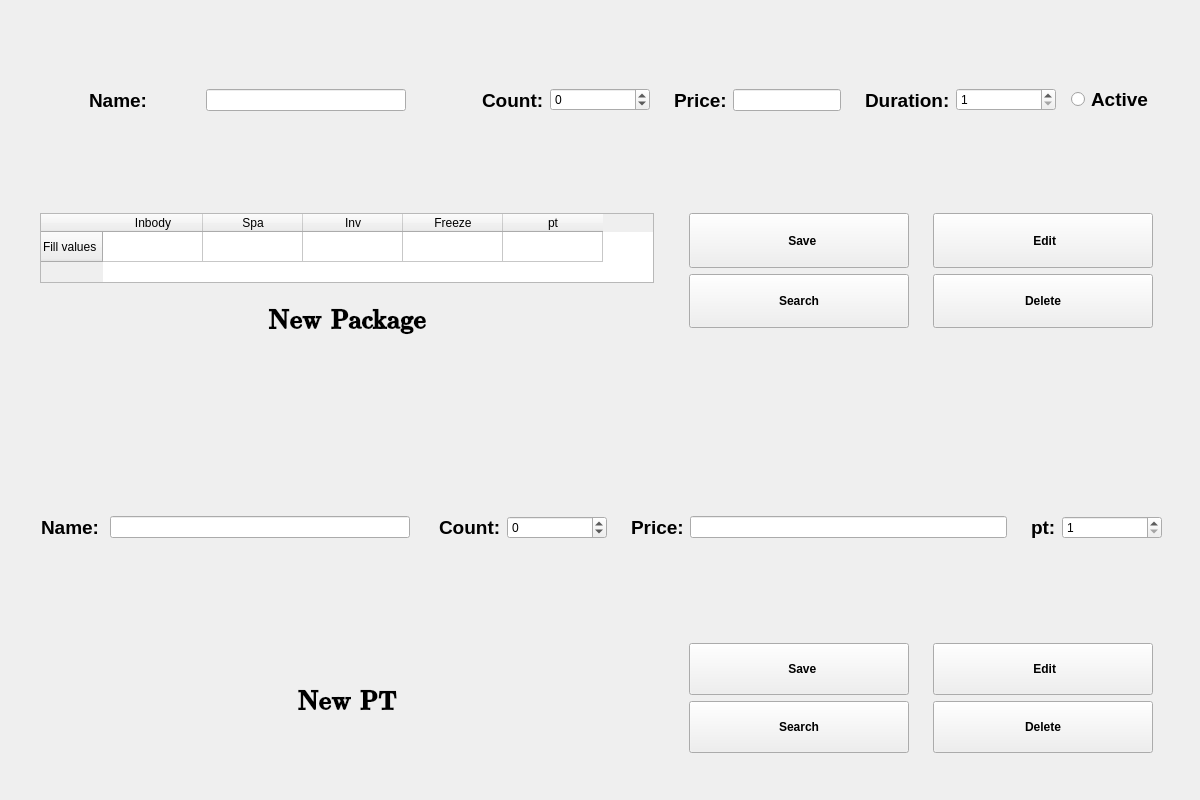
<?xml version="1.0" encoding="UTF-8"?>
<ui version="4.0">
 <class>packages</class>
 <widget class="QWidget" name="packages">
  <property name="geometry">
   <rect>
    <x>0</x>
    <y>0</y>
    <width>1200</width>
    <height>800</height>
   </rect>
  </property>
  <property name="minimumSize">
   <size>
    <width>1200</width>
    <height>800</height>
   </size>
  </property>
  <property name="maximumSize">
   <size>
    <width>1200</width>
    <height>801</height>
   </size>
  </property>
  <property name="windowTitle">
   <string>Form</string>
  </property>
  <layout class="QVBoxLayout" name="verticalLayout">
   <item>
    <widget class="QWidget" name="widget" native="true">
     <layout class="QVBoxLayout" name="verticalLayout_2">
      <item>
       <widget class="QWidget" name="widget_4" native="true">
        <layout class="QHBoxLayout" name="horizontalLayout">
         <item>
          <widget class="QWidget" name="widget_5" native="true">
           <layout class="QHBoxLayout" name="horizontalLayout_4">
            <item>
             <widget class="QLabel" name="label">
              <property name="minimumSize">
               <size>
                <width>60</width>
                <height>0</height>
               </size>
              </property>
              <property name="maximumSize">
               <size>
                <width>50</width>
                <height>16777215</height>
               </size>
              </property>
              <property name="font">
               <font>
                <pointsize>14</pointsize>
                <bold>true</bold>
               </font>
              </property>
              <property name="text">
               <string>Name:</string>
              </property>
             </widget>
            </item>
            <item>
             <widget class="QLineEdit" name="name">
              <property name="maximumSize">
               <size>
                <width>200</width>
                <height>16777215</height>
               </size>
              </property>
             </widget>
            </item>
           </layout>
          </widget>
         </item>
         <item>
          <widget class="QWidget" name="widget_6" native="true">
           <layout class="QHBoxLayout" name="horizontalLayout_5">
            <item>
             <widget class="QLabel" name="label_2">
              <property name="font">
               <font>
                <pointsize>14</pointsize>
                <bold>true</bold>
               </font>
              </property>
              <property name="text">
               <string>Count:</string>
              </property>
             </widget>
            </item>
            <item>
             <widget class="QSpinBox" name="count">
              <property name="minimumSize">
               <size>
                <width>100</width>
                <height>0</height>
               </size>
              </property>
              <property name="minimum">
               <number>-1</number>
              </property>
              <property name="maximum">
               <number>9999999</number>
              </property>
             </widget>
            </item>
           </layout>
          </widget>
         </item>
         <item>
          <widget class="QWidget" name="widget_7" native="true">
           <layout class="QHBoxLayout" name="horizontalLayout_6">
            <item>
             <widget class="QLabel" name="label_3">
              <property name="font">
               <font>
                <pointsize>14</pointsize>
                <bold>true</bold>
               </font>
              </property>
              <property name="text">
               <string>Price:</string>
              </property>
             </widget>
            </item>
            <item>
             <widget class="QLineEdit" name="price">
              <property name="sizePolicy">
               <sizepolicy hsizetype="Preferred" vsizetype="Fixed">
                <horstretch>0</horstretch>
                <verstretch>0</verstretch>
               </sizepolicy>
              </property>
             </widget>
            </item>
           </layout>
          </widget>
         </item>
         <item>
          <widget class="QWidget" name="widget_8" native="true">
           <layout class="QHBoxLayout" name="horizontalLayout_7">
            <item>
             <widget class="QLabel" name="label_4">
              <property name="font">
               <font>
                <pointsize>14</pointsize>
                <bold>true</bold>
               </font>
              </property>
              <property name="text">
               <string>Duration:</string>
              </property>
             </widget>
            </item>
            <item>
             <widget class="QSpinBox" name="duration">
              <property name="minimumSize">
               <size>
                <width>100</width>
                <height>0</height>
               </size>
              </property>
              <property name="minimum">
               <number>1</number>
              </property>
              <property name="maximum">
               <number>99999999</number>
              </property>
             </widget>
            </item>
            <item>
             <widget class="QWidget" name="widget_25" native="true">
              <layout class="QHBoxLayout" name="horizontalLayout_18">
               <item>
                <widget class="QRadioButton" name="active">
                 <property name="font">
                  <font>
                   <pointsize>14</pointsize>
                   <bold>true</bold>
                  </font>
                 </property>
                 <property name="text">
                  <string>Active</string>
                 </property>
                </widget>
               </item>
              </layout>
             </widget>
            </item>
           </layout>
          </widget>
         </item>
        </layout>
       </widget>
      </item>
      <item>
       <widget class="QWidget" name="widget_3" native="true">
        <layout class="QHBoxLayout" name="horizontalLayout_2">
         <item>
          <widget class="QWidget" name="widget_9" native="true">
           <layout class="QVBoxLayout" name="verticalLayout_7">
            <property name="leftMargin">
             <number>2</number>
            </property>
            <property name="rightMargin">
             <number>2</number>
            </property>
            <item>
             <widget class="QWidget" name="widget_13" native="true">
              <layout class="QHBoxLayout" name="horizontalLayout_8">
               <item>
                <widget class="QTableWidget" name="pack_table">
                 <property name="sizePolicy">
                  <sizepolicy hsizetype="Minimum" vsizetype="Preferred">
                   <horstretch>0</horstretch>
                   <verstretch>0</verstretch>
                  </sizepolicy>
                 </property>
                 <property name="maximumSize">
                  <size>
                   <width>800</width>
                   <height>70</height>
                  </size>
                 </property>
                 <row>
                  <property name="text">
                   <string>Fill values</string>
                  </property>
                 </row>
                 <column>
                  <property name="text">
                   <string>Inbody</string>
                  </property>
                 </column>
                 <column>
                  <property name="text">
                   <string>Spa</string>
                  </property>
                 </column>
                 <column>
                  <property name="text">
                   <string>Inv</string>
                  </property>
                 </column>
                 <column>
                  <property name="text">
                   <string>Freeze</string>
                  </property>
                 </column>
                 <column>
                  <property name="text">
                   <string>pt</string>
                  </property>
                 </column>
                </widget>
               </item>
              </layout>
             </widget>
            </item>
            <item>
             <widget class="QLabel" name="label_5">
              <property name="sizePolicy">
               <sizepolicy hsizetype="Minimum" vsizetype="Minimum">
                <horstretch>0</horstretch>
                <verstretch>0</verstretch>
               </sizepolicy>
              </property>
              <property name="font">
               <font>
                <family>Latin Modern Roman Demi</family>
                <pointsize>20</pointsize>
                <bold>true</bold>
               </font>
              </property>
              <property name="layoutDirection">
               <enum>Qt::LeftToRight</enum>
              </property>
              <property name="text">
               <string>New Package</string>
              </property>
              <property name="alignment">
               <set>Qt::AlignCenter</set>
              </property>
             </widget>
            </item>
           </layout>
          </widget>
         </item>
         <item>
          <widget class="QWidget" name="widget_10" native="true">
           <property name="sizePolicy">
            <sizepolicy hsizetype="Minimum" vsizetype="Minimum">
             <horstretch>0</horstretch>
             <verstretch>0</verstretch>
            </sizepolicy>
           </property>
           <property name="minimumSize">
            <size>
             <width>500</width>
             <height>0</height>
            </size>
           </property>
           <property name="maximumSize">
            <size>
             <width>500</width>
             <height>16777215</height>
            </size>
           </property>
           <layout class="QHBoxLayout" name="horizontalLayout_3">
            <item>
             <widget class="QWidget" name="widget_11" native="true">
              <layout class="QVBoxLayout" name="verticalLayout_3">
               <item>
                <widget class="QPushButton" name="pack_save">
                 <property name="sizePolicy">
                  <sizepolicy hsizetype="Minimum" vsizetype="Preferred">
                   <horstretch>0</horstretch>
                   <verstretch>0</verstretch>
                  </sizepolicy>
                 </property>
                 <property name="font">
                  <font>
                   <bold>true</bold>
                  </font>
                 </property>
                 <property name="text">
                  <string>  Save</string>
                 </property>
                 <property name="icon">
                  <iconset resource="images/images.qrc">
                   <normaloff>:/login/floppy-disk.png</normaloff>:/login/floppy-disk.png</iconset>
                 </property>
                 <property name="iconSize">
                  <size>
                   <width>32</width>
                   <height>32</height>
                  </size>
                 </property>
                </widget>
               </item>
               <item>
                <widget class="QPushButton" name="pack_search">
                 <property name="sizePolicy">
                  <sizepolicy hsizetype="Minimum" vsizetype="Preferred">
                   <horstretch>0</horstretch>
                   <verstretch>0</verstretch>
                  </sizepolicy>
                 </property>
                 <property name="font">
                  <font>
                   <bold>true</bold>
                  </font>
                 </property>
                 <property name="text">
                  <string>Search</string>
                 </property>
                 <property name="icon">
                  <iconset resource="images/images.qrc">
                   <normaloff>:/login/interface.png</normaloff>:/login/interface.png</iconset>
                 </property>
                 <property name="iconSize">
                  <size>
                   <width>32</width>
                   <height>32</height>
                  </size>
                 </property>
                </widget>
               </item>
              </layout>
             </widget>
            </item>
            <item>
             <widget class="QWidget" name="widget_12" native="true">
              <layout class="QVBoxLayout" name="verticalLayout_4">
               <item>
                <widget class="QPushButton" name="pack_edit">
                 <property name="sizePolicy">
                  <sizepolicy hsizetype="Minimum" vsizetype="Preferred">
                   <horstretch>0</horstretch>
                   <verstretch>0</verstretch>
                  </sizepolicy>
                 </property>
                 <property name="font">
                  <font>
                   <bold>true</bold>
                  </font>
                 </property>
                 <property name="text">
                  <string> Edit</string>
                 </property>
                 <property name="icon">
                  <iconset resource="images/images.qrc">
                   <normaloff>:/login/written-paper.png</normaloff>:/login/written-paper.png</iconset>
                 </property>
                 <property name="iconSize">
                  <size>
                   <width>32</width>
                   <height>32</height>
                  </size>
                 </property>
                </widget>
               </item>
               <item>
                <widget class="QPushButton" name="pack_delete">
                 <property name="sizePolicy">
                  <sizepolicy hsizetype="Minimum" vsizetype="Preferred">
                   <horstretch>0</horstretch>
                   <verstretch>0</verstretch>
                  </sizepolicy>
                 </property>
                 <property name="font">
                  <font>
                   <bold>true</bold>
                  </font>
                 </property>
                 <property name="text">
                  <string>Delete</string>
                 </property>
                 <property name="icon">
                  <iconset resource="images/images.qrc">
                   <normaloff>:/login/trash.png</normaloff>:/login/trash.png</iconset>
                 </property>
                 <property name="iconSize">
                  <size>
                   <width>32</width>
                   <height>32</height>
                  </size>
                 </property>
                </widget>
               </item>
              </layout>
             </widget>
            </item>
           </layout>
          </widget>
         </item>
        </layout>
       </widget>
      </item>
     </layout>
    </widget>
   </item>
   <item>
    <widget class="QWidget" name="widget_26" native="true">
     <property name="maximumSize">
      <size>
       <width>16777215</width>
       <height>60</height>
      </size>
     </property>
     <layout class="QHBoxLayout" name="horizontalLayout_17">
      <item>
       <widget class="QWidget" name="widget_24" native="true"/>
      </item>
     </layout>
    </widget>
   </item>
   <item>
    <widget class="QWidget" name="widget_2" native="true">
     <layout class="QVBoxLayout" name="verticalLayout_5">
      <item>
       <widget class="QWidget" name="widget_14" native="true">
        <property name="sizePolicy">
         <sizepolicy hsizetype="Minimum" vsizetype="Minimum">
          <horstretch>0</horstretch>
          <verstretch>0</verstretch>
         </sizepolicy>
        </property>
        <layout class="QHBoxLayout" name="horizontalLayout_9">
         <item>
          <widget class="QWidget" name="widget_16" native="true">
           <layout class="QHBoxLayout" name="horizontalLayout_10">
            <item>
             <widget class="QLabel" name="label_6">
              <property name="minimumSize">
               <size>
                <width>60</width>
                <height>0</height>
               </size>
              </property>
              <property name="maximumSize">
               <size>
                <width>50</width>
                <height>16777215</height>
               </size>
              </property>
              <property name="font">
               <font>
                <pointsize>14</pointsize>
                <bold>true</bold>
               </font>
              </property>
              <property name="text">
               <string>Name:</string>
              </property>
             </widget>
            </item>
            <item>
             <widget class="QLineEdit" name="name_pt">
              <property name="maximumSize">
               <size>
                <width>300</width>
                <height>16777215</height>
               </size>
              </property>
             </widget>
            </item>
           </layout>
          </widget>
         </item>
         <item>
          <widget class="QWidget" name="widget_17" native="true">
           <layout class="QHBoxLayout" name="horizontalLayout_11">
            <item>
             <widget class="QLabel" name="label_7">
              <property name="font">
               <font>
                <pointsize>14</pointsize>
                <bold>true</bold>
               </font>
              </property>
              <property name="text">
               <string>Count:</string>
              </property>
             </widget>
            </item>
            <item>
             <widget class="QSpinBox" name="count_pt">
              <property name="minimumSize">
               <size>
                <width>100</width>
                <height>0</height>
               </size>
              </property>
              <property name="minimum">
               <number>-1</number>
              </property>
              <property name="maximum">
               <number>9999999</number>
              </property>
             </widget>
            </item>
           </layout>
          </widget>
         </item>
         <item>
          <widget class="QWidget" name="widget_18" native="true">
           <layout class="QHBoxLayout" name="horizontalLayout_12">
            <item>
             <widget class="QLabel" name="label_8">
              <property name="font">
               <font>
                <pointsize>14</pointsize>
                <bold>true</bold>
               </font>
              </property>
              <property name="text">
               <string>Price:</string>
              </property>
             </widget>
            </item>
            <item>
             <widget class="QLineEdit" name="price_pt"/>
            </item>
           </layout>
          </widget>
         </item>
         <item>
          <widget class="QWidget" name="widget_19" native="true">
           <layout class="QHBoxLayout" name="horizontalLayout_13">
            <item>
             <widget class="QLabel" name="label_9">
              <property name="font">
               <font>
                <pointsize>14</pointsize>
                <bold>true</bold>
               </font>
              </property>
              <property name="text">
               <string>pt:</string>
              </property>
             </widget>
            </item>
            <item>
             <widget class="QSpinBox" name="pt">
              <property name="minimumSize">
               <size>
                <width>100</width>
                <height>0</height>
               </size>
              </property>
              <property name="minimum">
               <number>1</number>
              </property>
              <property name="maximum">
               <number>99999999</number>
              </property>
             </widget>
            </item>
           </layout>
          </widget>
         </item>
        </layout>
       </widget>
      </item>
      <item>
       <widget class="QWidget" name="widget_15" native="true">
        <layout class="QHBoxLayout" name="horizontalLayout_15">
         <item>
          <widget class="QWidget" name="widget_23" native="true">
           <layout class="QHBoxLayout" name="horizontalLayout_16">
            <item>
             <widget class="QLabel" name="label_10">
              <property name="sizePolicy">
               <sizepolicy hsizetype="Minimum" vsizetype="Minimum">
                <horstretch>0</horstretch>
                <verstretch>0</verstretch>
               </sizepolicy>
              </property>
              <property name="minimumSize">
               <size>
                <width>0</width>
                <height>50</height>
               </size>
              </property>
              <property name="maximumSize">
               <size>
                <width>16777215</width>
                <height>50</height>
               </size>
              </property>
              <property name="font">
               <font>
                <family>Latin Modern Roman Demi</family>
                <pointsize>20</pointsize>
                <bold>true</bold>
               </font>
              </property>
              <property name="layoutDirection">
               <enum>Qt::LeftToRight</enum>
              </property>
              <property name="text">
               <string>New PT</string>
              </property>
              <property name="alignment">
               <set>Qt::AlignCenter</set>
              </property>
             </widget>
            </item>
           </layout>
          </widget>
         </item>
         <item>
          <widget class="QWidget" name="widget_20" native="true">
           <property name="sizePolicy">
            <sizepolicy hsizetype="Minimum" vsizetype="Minimum">
             <horstretch>0</horstretch>
             <verstretch>0</verstretch>
            </sizepolicy>
           </property>
           <property name="minimumSize">
            <size>
             <width>500</width>
             <height>0</height>
            </size>
           </property>
           <property name="maximumSize">
            <size>
             <width>500</width>
             <height>16777215</height>
            </size>
           </property>
           <layout class="QHBoxLayout" name="horizontalLayout_14">
            <item>
             <widget class="QWidget" name="widget_21" native="true">
              <layout class="QVBoxLayout" name="verticalLayout_6">
               <item>
                <widget class="QPushButton" name="pt_save">
                 <property name="sizePolicy">
                  <sizepolicy hsizetype="Minimum" vsizetype="Preferred">
                   <horstretch>0</horstretch>
                   <verstretch>0</verstretch>
                  </sizepolicy>
                 </property>
                 <property name="font">
                  <font>
                   <bold>true</bold>
                  </font>
                 </property>
                 <property name="text">
                  <string>  Save</string>
                 </property>
                 <property name="icon">
                  <iconset resource="images/images.qrc">
                   <normaloff>:/login/floppy-disk(2).png</normaloff>:/login/floppy-disk(2).png</iconset>
                 </property>
                 <property name="iconSize">
                  <size>
                   <width>32</width>
                   <height>32</height>
                  </size>
                 </property>
                </widget>
               </item>
               <item>
                <widget class="QPushButton" name="pt_search">
                 <property name="sizePolicy">
                  <sizepolicy hsizetype="Minimum" vsizetype="Preferred">
                   <horstretch>0</horstretch>
                   <verstretch>0</verstretch>
                  </sizepolicy>
                 </property>
                 <property name="font">
                  <font>
                   <bold>true</bold>
                  </font>
                 </property>
                 <property name="text">
                  <string>Search</string>
                 </property>
                 <property name="icon">
                  <iconset resource="images/images.qrc">
                   <normaloff>:/login/magnifier.png</normaloff>:/login/magnifier.png</iconset>
                 </property>
                 <property name="iconSize">
                  <size>
                   <width>32</width>
                   <height>32</height>
                  </size>
                 </property>
                </widget>
               </item>
              </layout>
             </widget>
            </item>
            <item>
             <widget class="QWidget" name="widget_22" native="true">
              <layout class="QVBoxLayout" name="verticalLayout_8">
               <item>
                <widget class="QPushButton" name="pt_edit">
                 <property name="sizePolicy">
                  <sizepolicy hsizetype="Minimum" vsizetype="Preferred">
                   <horstretch>0</horstretch>
                   <verstretch>0</verstretch>
                  </sizepolicy>
                 </property>
                 <property name="font">
                  <font>
                   <bold>true</bold>
                  </font>
                 </property>
                 <property name="text">
                  <string> Edit</string>
                 </property>
                 <property name="icon">
                  <iconset resource="images/images.qrc">
                   <normaloff>:/login/pencil.png</normaloff>:/login/pencil.png</iconset>
                 </property>
                 <property name="iconSize">
                  <size>
                   <width>32</width>
                   <height>32</height>
                  </size>
                 </property>
                </widget>
               </item>
               <item>
                <widget class="QPushButton" name="pt_delete">
                 <property name="sizePolicy">
                  <sizepolicy hsizetype="Minimum" vsizetype="Preferred">
                   <horstretch>0</horstretch>
                   <verstretch>0</verstretch>
                  </sizepolicy>
                 </property>
                 <property name="font">
                  <font>
                   <bold>true</bold>
                  </font>
                 </property>
                 <property name="text">
                  <string>Delete</string>
                 </property>
                 <property name="icon">
                  <iconset resource="images/images.qrc">
                   <normaloff>:/login/delete(2).png</normaloff>:/login/delete(2).png</iconset>
                 </property>
                 <property name="iconSize">
                  <size>
                   <width>32</width>
                   <height>32</height>
                  </size>
                 </property>
                </widget>
               </item>
              </layout>
             </widget>
            </item>
           </layout>
          </widget>
         </item>
        </layout>
       </widget>
      </item>
     </layout>
    </widget>
   </item>
  </layout>
 </widget>
 <resources>
  <include location="images/images.qrc"/>
 </resources>
 <connections/>
</ui>
